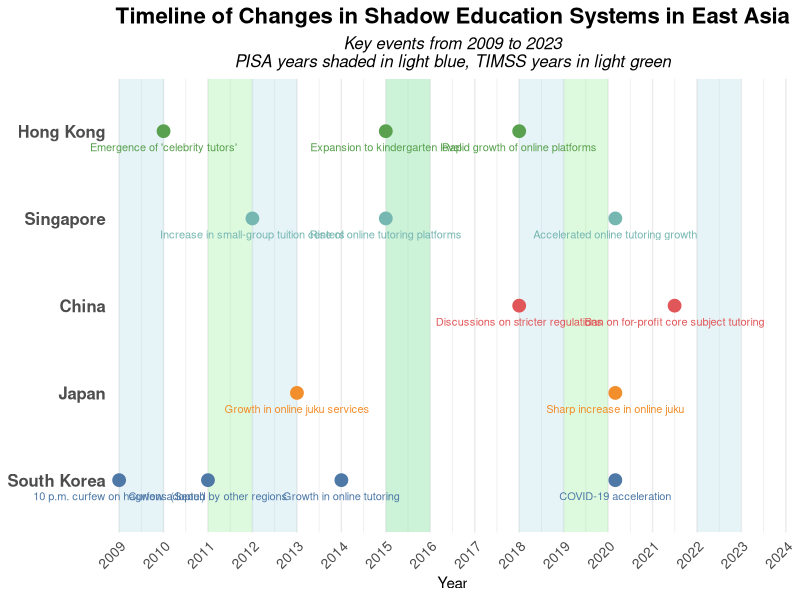
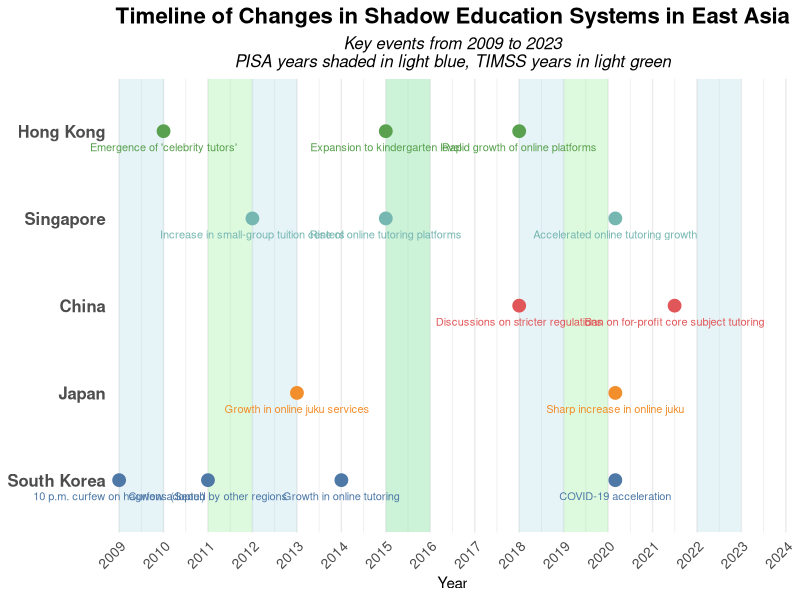

Write the R code that produced these figures, in order.
library(ggplot2)
library(lubridate)

events <- data.frame(
  date = as.Date(c("2009-01-01", "2011-01-01", "2014-01-01", "2020-03-01",
                   "2013-01-01", "2020-03-01",
                   "2018-01-01", "2021-07-01",
                   "2012-01-01", "2015-01-01", "2020-03-01",
                   "2010-01-01", "2015-01-01", "2018-01-01")),
  event = c("10 p.m. curfew on hagwons (Seoul)", "Curfew adopted by other regions", "Growth in online tutoring", "COVID-19 acceleration",
            "Growth in online juku services", "Sharp increase in online juku",
            "Discussions on stricter regulations", "Ban on for-profit core subject tutoring",
            "Increase in small-group tuition centers", "Rise of online tutoring platforms", "Accelerated online tutoring growth",
            "Emergence of 'celebrity tutors'", "Expansion to kindergarten level", "Rapid growth of online platforms"),
  country = factor(c("South Korea", "South Korea", "South Korea", "South Korea",
                     "Japan", "Japan",
                     "China", "China",
                     "Singapore", "Singapore", "Singapore",
                     "Hong Kong", "Hong Kong", "Hong Kong"),
                   levels = c("South Korea", "Japan", "China", "Singapore", "Hong Kong"))
)

country_colors <- c("South Korea" = "#4e79a7", "Japan" = "#f28e2b", 
                    "China" = "#e15759", "Singapore" = "#76b7b2", 
                    "Hong Kong" = "#59a14f")

pisa_years <- as.Date(paste0(c(2009, 2012, 2015, 2018, 2022), "-01-01"))
timss_years <- as.Date(paste0(c(2011, 2015, 2019, 2023), "-01-01"))

ggplot(events, aes(x=date, y=country, color=country)) +
  geom_rect(data=data.frame(x=pisa_years), aes(xmin=x, xmax=x+years(1), ymin=-Inf, ymax=Inf), 
            fill="lightblue", alpha=0.3, inherit.aes=FALSE) +
  geom_rect(data=data.frame(x=timss_years), aes(xmin=x, xmax=x+years(1), ymin=-Inf, ymax=Inf), 
            fill="lightgreen", alpha=0.3, inherit.aes=FALSE) +
  geom_point(size=4) +
  geom_text(aes(label=event), vjust=2.5, hjust=0.5, size=2.8) +
  theme_minimal() +
  theme(legend.position="none",
        axis.title.y=element_blank(),
        panel.grid.major.y = element_blank(),
        plot.title = element_text(hjust = 0.5, size = 16, face = "bold"),
        plot.subtitle = element_text(hjust = 0.5, size = 12, face = "italic"),
        axis.text.y = element_text(size=12, face="bold"),
        axis.text.x = element_text(angle = 45, hjust = 1, size=10)) +
  labs(title="Timeline of Changes in Shadow Education Systems in East Asia",
       subtitle="Key events from 2009 to 2023\nPISA years shaded in light blue, TIMSS years in light green",
       x="Year") +
  scale_x_date(date_breaks = "1 year", date_labels = "%Y", 
               limits = as.Date(c("2009-01-01", "2023-12-31")), 
               expand = c(0.01, 0)) +
  scale_color_manual(values = country_colors) +
  coord_cartesian(clip = 'off')

ggsave("improved_east_asia_shadow_education_timeline_extended.pdf", width = 18, height = 10, dpi = 300)